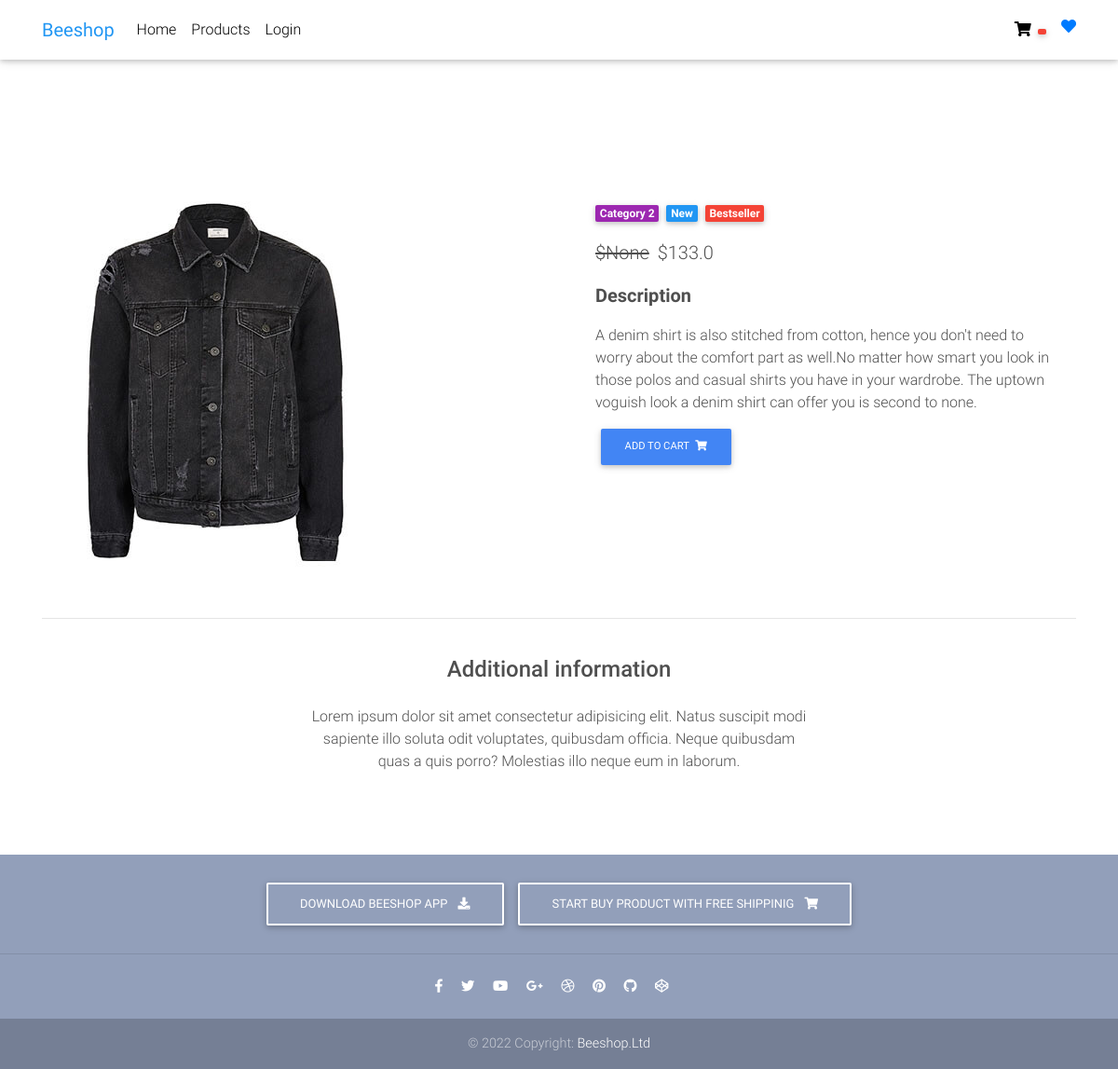
Page /product/D-e-n-i-m/ on the committed database.
### shop/models.py (models this page shows, shortened)
class Item(models.Model):
    title = models.CharField(max_length=100)
    price = models.FloatField()
    discount_price = models.FloatField(blank=True, null=True)
    category = models.CharField(choices=CATEGORY_CHOICES, max_length=2)
    label = models.CharField(choices=LABEL_CHOICES, max_length=1)
    slug = models.SlugField()
    description = models.TextField()
    image = models.ImageField()
    favourite = models.BooleanField(blank=True, default=False)
    def get_add_to_cart_url(self):
        return reverse("shop:add-to-cart", kwargs={
            'slug': self.slug
        })

### shop/views.py (the view)
# urls.py: path('product/<slug>/', ItemDetailView.as_view(), name='product'),
class ItemDetailView(DetailView):
    model = Item
    template_name = "product.html"

### templates/product.html (shortened to what this page needs)
{% extends 'base.html' %}
{% load static %}
{% block content %}
<!DOCTYPE html>
<html lang="en">
<head>
  <link rel="stylesheet" href="https://use.fontawesome.com/releases/v5.11.2/css/all.css">
  <link href="{% static 'css/bootstrap.min.css'%}" rel="stylesheet">
  <link href="{% static 'css/mdb.min.css'%}" rel="stylesheet">
  <link href="{% static 'css/style.min.css'%}" rel="stylesheet">
</head>
<body>
  <main class="mt-5 pt-4">
    <div class="container dark-grey-text mt-5">
      <div class="row wow fadeIn">
        <div class="col-md-6 mb-4">
          <img src="{{object.image.url}}" class="img-fluid" alt="">
        </div>
        <div class="col-md-6 mb-4">
          <div class="p-4">
            <div class="mb-3">
              <a href="">
                <span class="badge purple mr-1">Category 2</span>
              </a>
              <a href="">
                <span class="badge blue mr-1">New</span>
              </a>
              <a href="">
                <span class="badge red mr-1">Bestseller</span>
              </a>
            </div>
            <p class="lead">
              <span class="mr-1">
                <del>${{object.discount_price}}</del>
              </span>
              {% if object.discount_price %}<span>${{object.discount_price}}</span>
              {% else %}
              <span>${{object.price}}</span>
              {% endif %}
            </p>
            <p class="lead font-weight-bold">Description</p>
            <p>{{object.description}}</p>
            <a href='{{object.get_add_to_cart_url}}' class="btn btn-primary btn-md my-0 p">
              Add to cart
              <i class="fas fa-shopping-cart ml-1"></i>
          </a>
          </div>
        </div>
      </div>
      <hr>
      <div class="row d-flex justify-content-center wow fadeIn">
        <div class="col-md-6 text-center">
          <h4 class="my-4 h4">Additional information</h4>
          <p>Lorem ipsum dolor sit amet consectetur adipisicing elit. Natus suscipit modi sapiente illo soluta odit
            voluptates,
            quibusdam officia. Neque quibusdam quas a quis porro? Molestias illo neque eum in laborum.</p>
        </div>
      </div>
      <div class="row wow fadeIn">
        <div class="col-lg-4 col-md-12 mb-4">
        </div>
        <div class="col-lg-4 col-md-6 mb-4">
        </div>
        <div class="col-lg-4 col-md-6 mb-4">
        </div>
      </div>
    </div>
  </main>
</body>
</html>
{% endblock content %}

### templates/base.html (style rules this page uses)
html, body, header, .carousel { height: 60vh; }

### rows in the picture
Item: image (picture), discount_price "None", price "133.0", description "A denim shirt is also stitched from cotton, hence you don't need to worry about the comfort part as well.No matter how smart you look in those polos and casual shirts you have in your wardrobe. The uptown voguish look a denim shirt can offer you is second to none."
